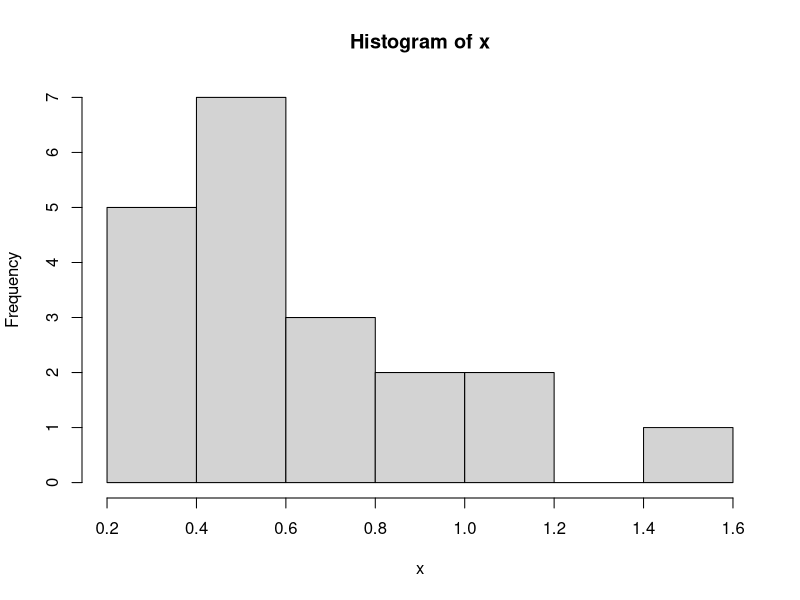
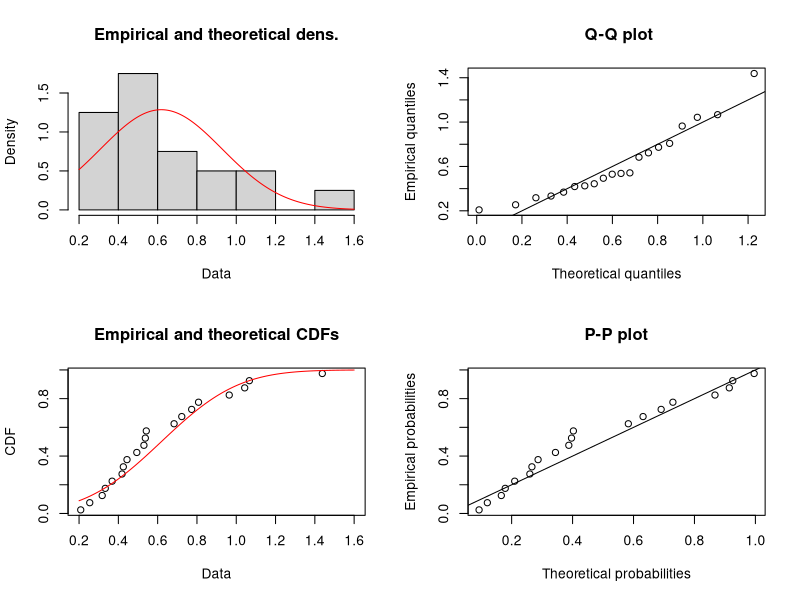
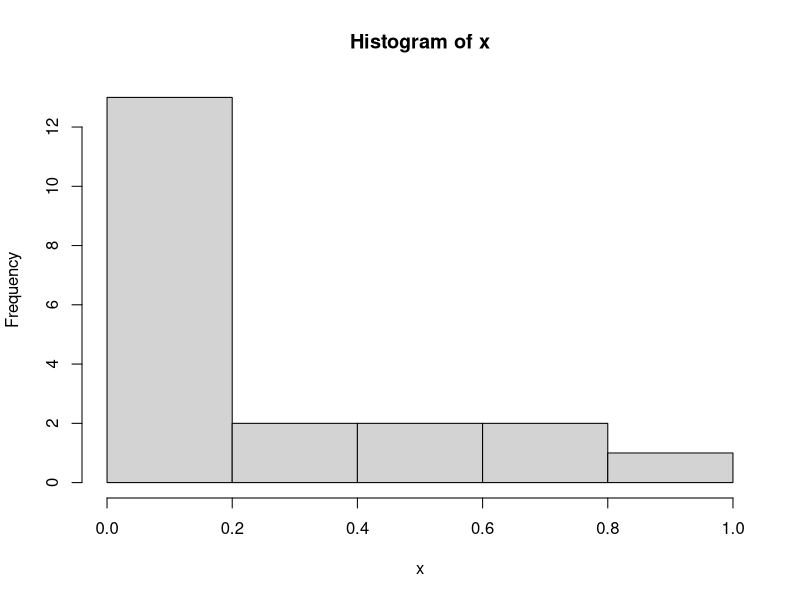
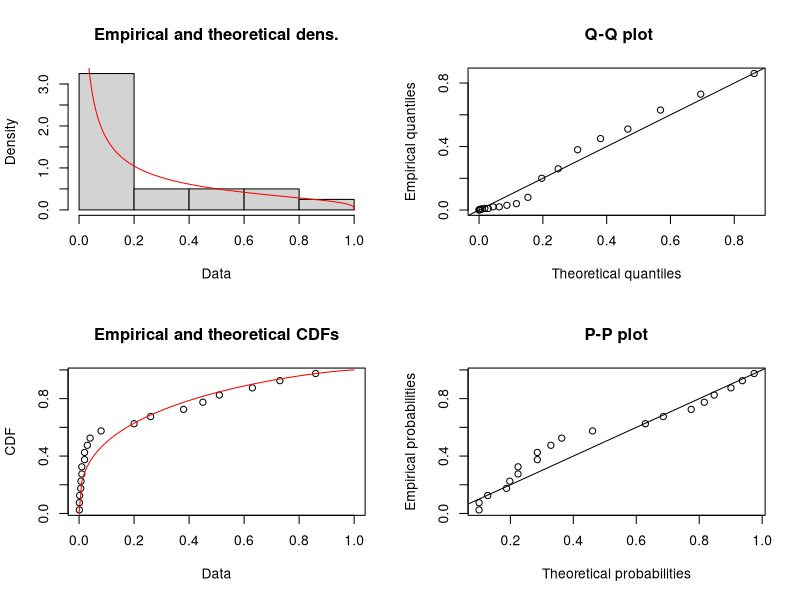
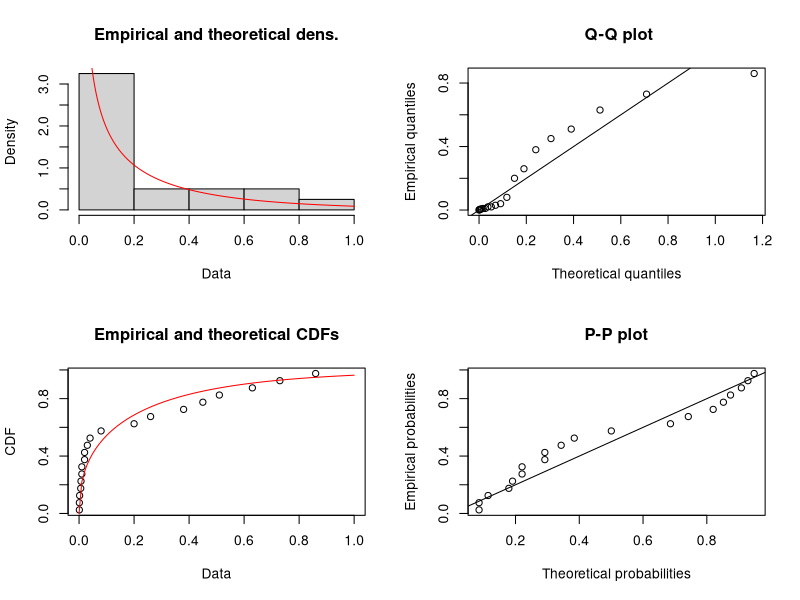

These figures' R source, in order:
## ---- chunk 1
# Load required package 
require("fitdistrplus")
library(fitdistrplus)
## ---- chunk 2
# Example data set 
x = c(42,37,50,28,33,46,39,55,31,49,31,33,36,44,40.5,27,52,44.8,38,43,30,47,35,51)

x = rgamma(20,3,5)
hist(x) #ugly hist
## ---- chunk 3
# Fit distribution to data using maximum likelihood 
fit1 <- fitdist(x,distr= "norm", method = "mle")
## ---- chunk 4
# Generats plots comparising empirical cdf with fitted cdf, and histogram with fitted pdf
plot(fit1)

## ---- chunk 5
# Extract goodness of fit as an AIC-value 
AIC(fit1)
## ---- chunk 6
# Extract the parameters for the fitted distribution. You use these values to sample or calculate things from the distribution 
fit1$estimate
## ---- chunk 7
# For example, if the distribution is normal one can calculate the 95th percentile like this
qnorm(0.95,mean=fit1$estimate[1],sd=fit1$estimate[2])
## ---- chunk 8
# Example data set
x = c(0.45, 0.08, 0.02, 0.001, 0.001, 0.01, 0.86, 0.006, 0.01, 0.26, 0.63, 0.20, 0.007, 0.73, 0.51, 0.002, 0.03, 0.38, 0.02, 0.04)
hist(x) #ugly hist
## ---- chunk 9
# Fit distribution to data using maximum likelihood 
fit2 <- fitdist(x,distr= "beta", method = "mle")
## ---- chunk 10
# Generates plots comparing empirical cdf with fitted cdf, and histogram with fitted pdf
plot(fit2)
## ---- chunk 11
# Extract goodness of fit as an AIC-value 
AIC(fit2)
## ---- chunk 12
# Extract the parameters for the fitted distribution. You use these values to sample or calculate things from the distribution 
fit2$estimate
## ---- chunk 13
# For example, if the distribution is beta one can generate 10 random numbers like this
rbeta(10,shape1=fit2$estimate[1],shape2=fit2$estimate[2])
## ---- chunk 14
# Fit distribution to data using maximum likelihood 
fit3 <- fitdist(x,distr= "gamma", method = "mle")
## ---- chunk 15
# Generates plots comparing empirical cdf with fitted cdf, and histogram with fitted pdf
plot(fit3)

## ---- chunk 16
# Extract the parameters for the fitted distribution. You use these values to sample or calculate things from the distribution 
fit3$estimate
## ---- chunk 17
# For example, if the distribution is beta one can generate 10 random numbers like this
rgamma(10,shape=fit3$estimate[1],rate=fit2$estimate[2])
## ---- chunk 18
# Extract goodness of fit as an AIC-value and compare the two candidate models. Lower AIC is better model
AIC(fit2) # beta
AIC(fit3) # gamma
## ---- chunk 19
fit4 <- fitdist(x,distr= "lnorm", method = "mle") 
## ---- chunk 20
fit4$estimate # the estimated values (central)
fit4$sd # the standard deviation in the estimated values
## ---- chunk 21
meanlog_mean = fit4$estimate[1]
meanlog_sd = fit4$sd[1]

# random draw from the parameter distribution
rlnorm(1,meanlog_mean,meanlog_sd)
## ---- chunk 22
sdlog_mean = fit4$estimate[2]
sdlog_sd = fit4$sd[2]


# random draw from the parameter distribution
runif(1,max(sdlog_mean-sdlog_sd,0),sdlog_mean+sdlog_sd)
## ---- chunk 23
# Example with gamma
fit3 <- fitdist(x,distr= "gamma", method = "mle")
fit3$estimate # the estimated values (central)
fit3$sd # the standard deviation in the estimated values
## ---- chunk 24
shape_mean = fit3$estimate[1]
shape_sd = fit3$sd[1]

shape_sigma = sqrt(log(1+(shape_sd/shape_mean)^2))
shape_mu=log(shape_mean)-shape_sigma^2/2

# random draw from the parameter distribution
rlnorm(1,shape_mu,shape_sigma)
## ---- chunk 25
rate_mean = fit3$estimate[2]
rate_sd = fit3$sd[2]

rate_sigma = sqrt(log(1+(rate_sd/rate_mean)^2))
rate_mu=log(rate_mean)-rate_sigma^2/2

# random draw from the parameter distribution
rlnorm(1,rate_mu,rate_sigma)
## ---- chunk 26
# example with normal distribution
mean=3
sd=1
x0 = 2
1-pnorm(x0,mean,sd)
